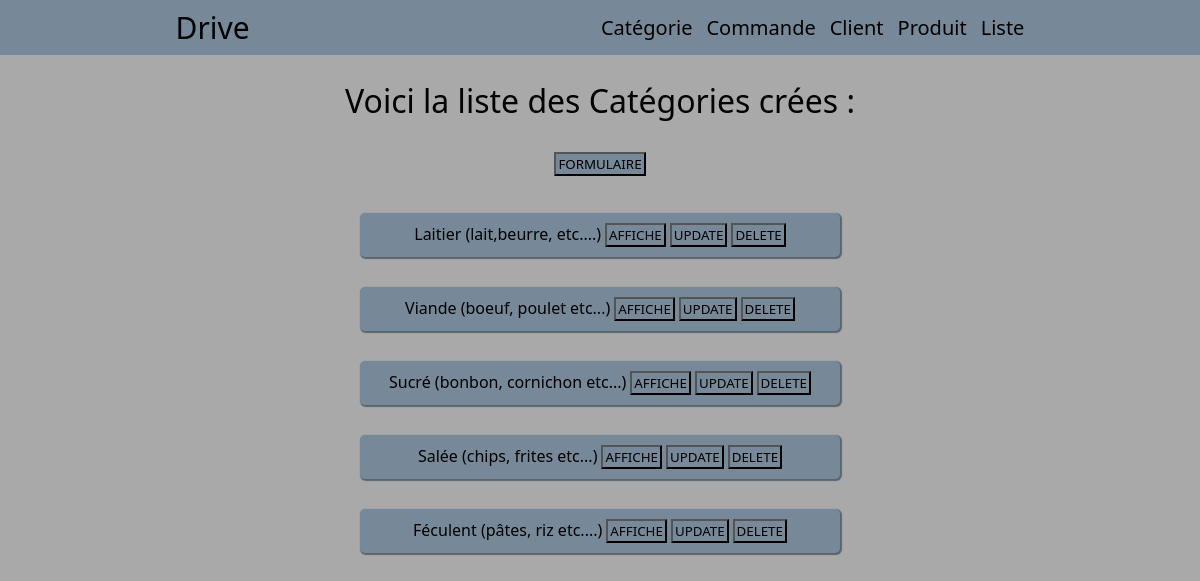
/drive/index-catégorie/, run on an earlier commit of the app's database.
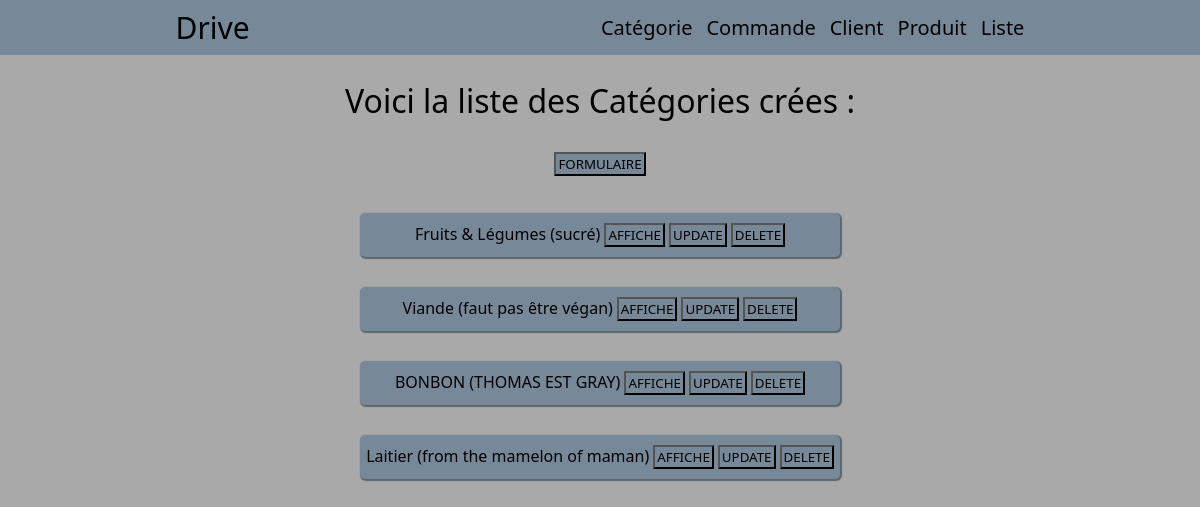
And on a later commit of the database.
### drive/models.py (models this page shows, shortened)
class cat_product(models.Model):
    nom = models.CharField(max_length=100)
    descriptif = models.CharField(max_length=100,blank=True, null=True)
    def __str__(self):
        chaine = f"{self.nom} ({self.descriptif})"
        return chaine

### drive/views.py (called while the page is built)
def index_cat(request):
	liste = list(models.cat_product.objects.all())
	return render(request,"categorie/index_cat.html",{"listALL_categorie": liste})

### drive/templates/categorie/index_cat.html (shortened to what this page needs)
{% extends "index.html" %}
{% block content %}
        <h1>Voici la liste des Catégories crées :</h1>
        <button class="decal"><a href="/drive/formulaire-catégorie/">FORMULAIRE</a></button>
        <br>
        {% for l in listALL_categorie %}
        <div class="bloc-info">
            <div class="container">{{ l }}<button><a href="/drive/affiche-catégorie/{{l.id}}/">AFFICHE</a></button><button><a href="/drive/update-catégorie/{{l.id}}/">UPDATE</a></button><button><a href="/drive/delete-catégorie/{{l.id}}/">DELETE</a></button></div>
        </div>
        {% endfor %}
    {% endblock %}

What changed in the data, as far as the page shows it:
removed cat_product: nom+descriptif "Laitier (lait,beurre, etc....)"
removed cat_product: nom+descriptif "Sucré (bonbon, cornichon etc...)"
removed cat_product: nom+descriptif "Salée (chips, frites etc...)"
removed cat_product: nom+descriptif "Féculent (pâtes, riz etc....)"
added cat_product: nom+descriptif "Fruits & Légumes (sucré)"
changed cat_product: nom+descriptif "Viande (boeuf, poulet etc...)" → "Viande (faut pas être végan)"
added cat_product: nom+descriptif "BONBON (THOMAS EST GRAY)"
added cat_product: nom+descriptif "Laitier (from the mamelon of maman)"
